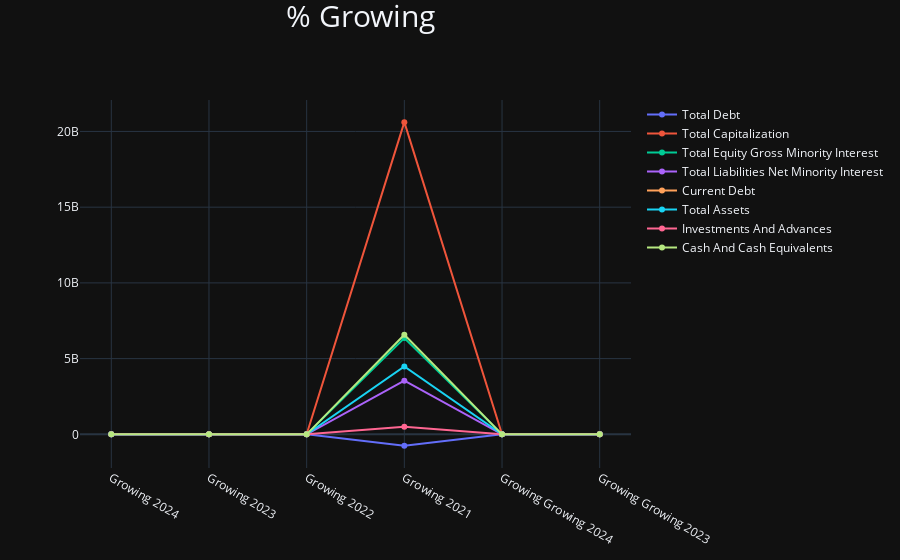

Here is the notebook cell this chart was saved with:
### Code cell
fs.show_growing(df)

### Figure 1 — Plotly figure (JSON) as saved in the notebook; plotly's stock layout.template omitted (floating-point values rounded to 4 significant figures)
{"data": [{"name": "Total Debt", "type": "scatter", "x": ["Growing 2024", "Growing 2023", "Growing 2022", "Growing 2021", "Growing Growing 2024", "Growing Growing 2023"], "y": [-14.19, -0.6138, 3158.0, -759700000.0, 2211.0, -100.0]}, {"name": "Total Capitalization", "type": "scatter", "x": ["Growing 2024", "Growing 2023", "Growing 2022", "Growing 2021", "Growing Growing 2024", "Growing Growing 2023"], "y": [4.675, -9.404, 913.6, 20610000000.0, -149.7, -101.0]}, {"name": "Total Equity Gross Minority Interest", "type": "scatter", "x": ["Growing 2024", "Growing 2023", "Growing 2022", "Growing 2021", "Growing Growing 2024", "Growing Growing 2023"], "y": [15.16, -14.53, 562.3, 6355000000.0, -204.4, -102.6]}, {"name": "Total Liabilities Net Minority Interest", "type": "scatter", "x": ["Growing 2024", "Growing 2023", "Growing 2022", "Growing 2021", "Growing Growing 2024", "Growing Growing 2023"], "y": [138.2, 465.8, 204.4, 3541000000.0, -70.34, 127.9]}, {"name": "Current Debt", "type": "scatter", "x": ["Growing 2024", "Growing 2023", "Growing 2022", "Growing 2021", "Growing Growing 2024", "Growing Growing 2023"], "y": [null, 2.288, -92.61, null, null, -102.5]}, {"name": "Total Assets", "type": "scatter", "x": ["Growing 2024", "Growing 2023", "Growing 2022", "Growing 2021", "Growing Growing 2024", "Growing Growing 2023"], "y": [130.7, 321.7, 263.3, 4481000000.0, -59.38, 22.19]}, {"name": "Investments And Advances", "type": "scatter", "x": ["Growing 2024", "Growing 2023", "Growing 2022", "Growing 2021", "Growing Growing 2024", "Growing Growing 2023"], "y": [5.578, -44.45, 4704.0, 504600000.0, -112.5, -100.9]}, {"name": "Cash And Cash Equivalents", "type": "scatter", "x": ["Growing 2024", "Growing 2023", "Growing 2022", "Growing 2021", "Growing Growing 2024", "Growing Growing 2023"], "y": [16.14, -37.88, 570.9, 6578000000.0, -142.6, -106.6]}], "layout": {"title": {"font": {"size": 30}, "text": "% Growing", "x": 0.4, "y": 0.99}}}
